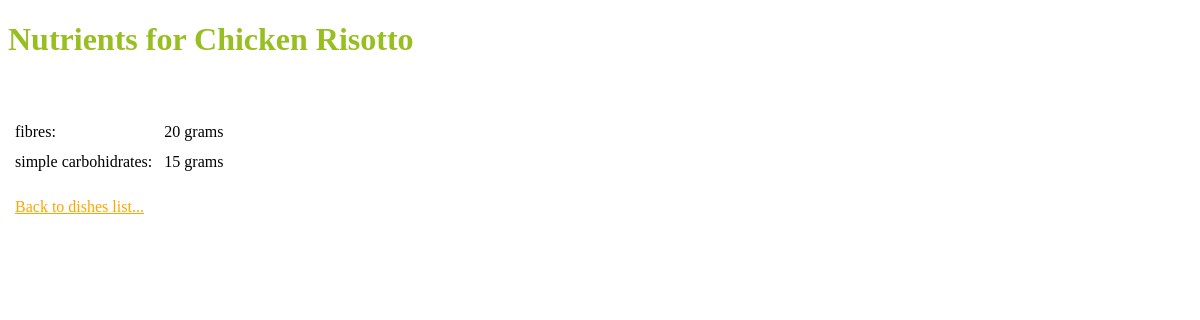
The app's page /dishNutrients.php?dish=1, older data.
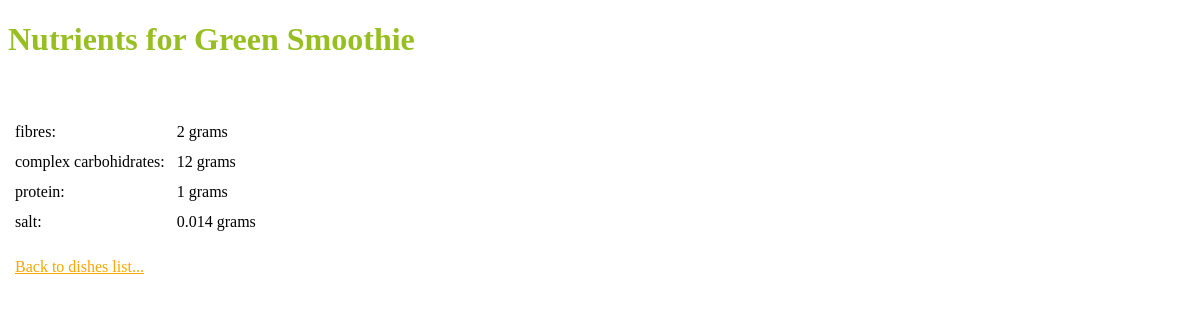
The same page, newer data.
### tables this page shows
CREATE TABLE IF NOT EXISTS `dish` (
  `id` int(11) NOT NULL AUTO_INCREMENT,
  `name` varchar(500) NOT NULL,
  `quantityPerPortion` int(11) NOT NULL,
  `portionUnit` int(11) NOT NULL,
  `calories` int(11) NOT NULL,
  `dishType` int(11) NOT NULL DEFAULT '1',
  PRIMARY KEY (`id`)
);

CREATE TABLE IF NOT EXISTS `nutrient` (
  `id` int(11) NOT NULL AUTO_INCREMENT,
  `name` varchar(100) NOT NULL,
  `unit` int(11) NOT NULL,
  `isImportant` tinyint(4) NOT NULL DEFAULT '0',
  PRIMARY KEY (`id`),
  KEY `unit` (`unit`)
);

CREATE TABLE IF NOT EXISTS `dishNutrients` (
  `dishId` int(11) NOT NULL,
  `nutrientId` int(11) NOT NULL,
  `quantity` float NOT NULL,
  PRIMARY KEY (`dishId`,`nutrientId`)
);

### Classes/Dish.php (called while the page is built, shortened)
<?php
include_once($_SERVER['DOCUMENT_ROOT'] . '/Classes/DishNutrient.php');
class Dish {
    private $name;
    public function getName() {
        return $this->name;
    }
    public function load($id) {
        $sql = "SELECT * FROM dish
                WHERE id = {$id}";
        $result = mysql_query($sql);
        $row = mysql_fetch_assoc($result);
        $this->name = $row['name'];
        return true;
    }
}
?>

### Classes/DishNutrient.php (called while the page is built, shortened)
<?php
class DishNutrient {
    private $name;
    private $unit;
    private $quantity;
    public function getName() {
        return $this->name;
    }
    public function getQuantity() {
        return $this->quantity;
    }
    public function setQuantity($quantity) {
        $this->quantity = $quantity;
    }
    public function getUnit() {
        return $this->unit;
    }
    public function load($id) {
        $sql = "SELECT * FROM nutrient
                WHERE id = {$id}";
        $result = mysql_query($sql);
        $row = mysql_fetch_assoc($result);
        $this->name = $row['name'];
        $this->unit = $row['unit'];
        $this->quantity = null;
        return true;
    }
    public static function getAllByDishId($id) {
        $sql = "SELECT dish.id as dish, dishNutrients.quantity, nutrient.id as nutrient
                FROM dishNutrients
                     INNER JOIN dish
                         ON dishNutrients.dishId = dish.id
                     INNER JOIN nutrient
                         ON dishNutrients.nutrientId = nutrient.id
                WHERE dish.id = {$id}";
        $result = mysql_query($sql);
        $nutrients = array();
        while ($row = mysql_fetch_assoc($result)) {
            $nutrients[$row['nutrient']] = new DishNutrient();
            $nutrients[$row['nutrient']]->load($row['nutrient']);
            $nutrients[$row['nutrient']]->setQuantity($row['quantity']);
        }
        return $nutrients;
    }
}
?>

### Classes/HelpClass.php (called while the page is built, shortened)
<?php
class HelpClass {
    public static function getUnits() {
        $sql = "SELECT * FROM unit";
        $result = mysql_query($sql);
        $units = array();
        while ($row = mysql_fetch_assoc($result)) {
            $units[$row['id']] = $row['name'];
        }
        return $units;
    }
}
?>

### dishNutrients.php (the view, shortened to what this page needs)
<?php
include_once('Classes/HelpClass.php');
include_once('Classes/Dish.php');
include_once('Classes/DishNutrient.php');
$units = HelpClass::getUnits();
$dish = null;
if (isset($_GET['dish'])) {
    $dish = new Dish();
    $dish->load($_GET['dish']);
} if ($dish) {
    $nutrients = DishNutrient::getAllByDishId($_GET['dish']);
} else {
    $nutrients = DishNutrient::getAllNutrients();
}
?>
<!DOCTYPE html>
<html>
    <head>
        <link rel="stylesheet" type="text/css" href="css/styles.css">
    </head>
    <body>
        <h1>  <?php echo $dish ? "Nutrients for {$dish->getName()}" : "List of all Nutrients" ?>
        </h1>
        <table>
            <tbody>
                <?php
                if (count($nutrients) > 0) {
                    foreach ($nutrients as $key => $nutrient) {
                        $q = $nutrient->getQuantity();
                        if ($q) {
                            echo "<tr>
                                    <td>{$nutrient->getName()}:
                                    </td>
                                    <td>{$q} {$units[$nutrient->getUnit()]}
                                    </td>
                                  </tr>";
                        } else {
                            echo "<tr>
                                    <td>{$nutrient->getName()} ({$units[$nutrient->getUnit()]})
                                    </td>
                                 </tr>";
                        }
                    }
                }
                ?>
                <tr>
                    <td style="padding-top: 20px;" <?php echo $dish ? "colspan=\"2\"" : ""?>>
                        <a href="dishesList.php" ><?php echo $dish ? "Back" : "Go"?> to dishes list...</a>
                    </td>
                </tr>
            </tbody>
        </table>
    </body>
</html>

Row changes from the older to the newer data that the page shows:
no longer on this page (row unchanged): nutrient: name "simple carbohidrates", Unit "grams"
removed dishnutrients: quantity "15"
changed dish: name "Chicken Risotto" → "Green Smoothie"
changed dishnutrients (number 1 of 4 on the later page): quantity "20" → "2"
now on this page (row unchanged): nutrient: name "complex carbohidrates", Unit "grams"
added dishnutrients: quantity "12"
now on this page (row unchanged): nutrient: name "protein", Unit "grams"
added dishnutrients: quantity "1"
now on this page (row unchanged): nutrient: name "salt", Unit "grams"
added dishnutrients: quantity "0.014"
